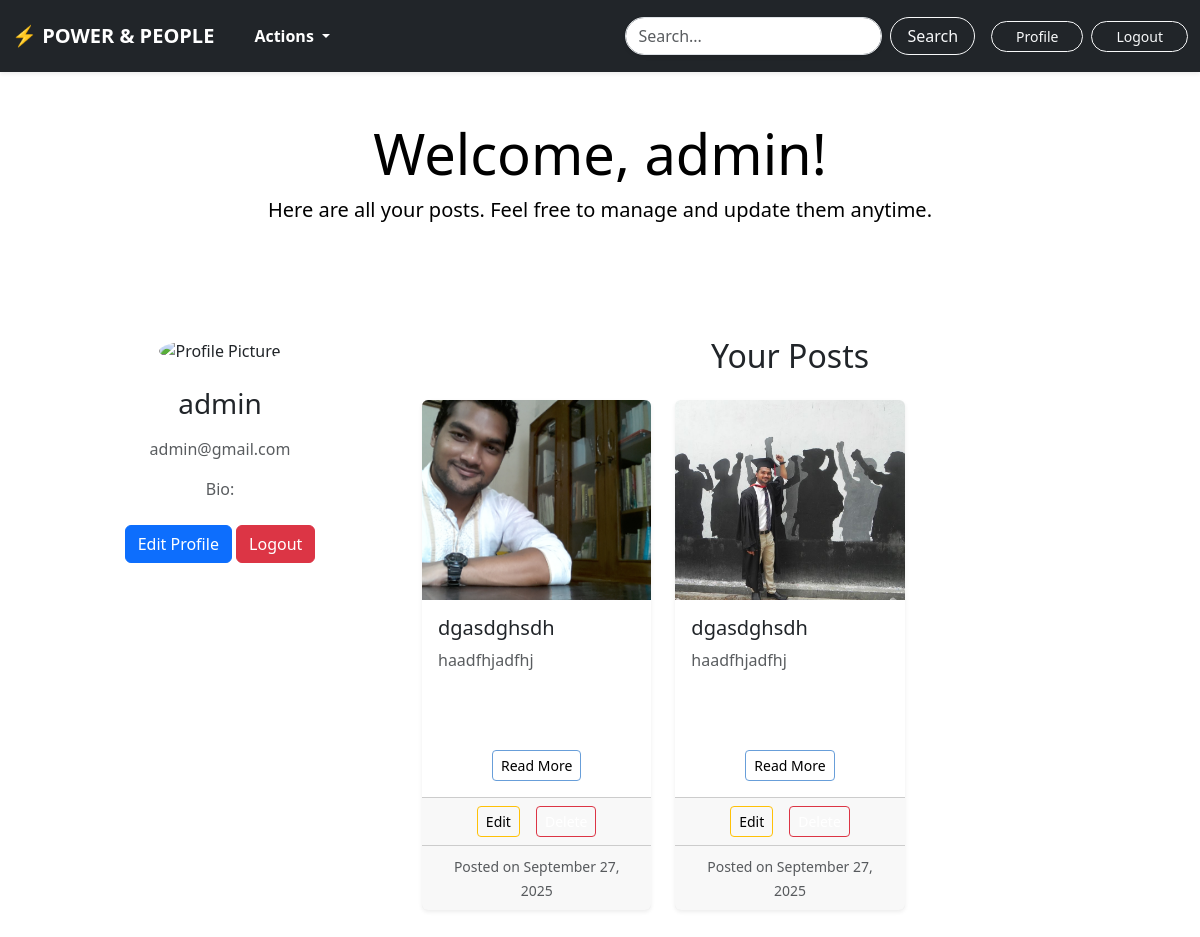
The app's page /author/profile/ (signed in) with its own data.
### posts/models.py (models this page shows, shortened)
class Post(models.Model):
    title = models.CharField(max_length=200)
    content = models.TextField()
    category = models.ManyToManyField(Category)
    author = models.ForeignKey(User, on_delete=models.CASCADE)
    image = models.ImageField(upload_to='posts/media/uploads/', null=True, blank=True)
    created_at = models.DateTimeField(auto_now_add=True)  # Automatically set when the post is created
    updated_at = models.DateTimeField(auto_now=True)  # Automatically update when the post is updated

### authors/views.py (the view)
# urls.py: path('profile/', views.profile, name = 'profile'),
@login_required
def profile(request):
    data = Post.objects.filter(author = request.user)
    return render(request, 'profile_form.html', {'data':data})

### authors/templates/profile_form.html (shortened to what this page needs)
{% extends 'base.html' %}
{% block content %}
<section class="py-5 text-center bg-gradient text-black" style="background: linear-gradient(to right, #00c6ff, #0072ff);">
  <div class="container">
    <h1 class="display-4 font-weight-bold">Welcome, {{ user.username }}!</h1>
    <p class="lead">Here are all your posts. Feel free to manage and update them anytime.</p>
  </div>
</section>
<div class="container my-5">
  <div class="row">
    <div class="col-md-4 text-center">
      <div class="mb-4">
        <img src="{{ user.profile_picture.url }}" alt="Profile Picture" class="rounded-circle" width="150" height="150">
      </div>
      <h3 class="mb-3">{{ user.username }}</h3>
      <p class="text-muted">{{ user.email }}</p>
      <p class="text-muted">Bio: {{ user.profile.bio }}</p>
      <div class="mt-4">
        <a href="{% url 'update_profile' %}" class="btn btn-primary">Edit Profile</a>
        <a href="{% url 'logout' %}" class="btn btn-danger ml-2">Logout</a>
      </div>
    </div>
    <div class="col-md-8">
      <h2 class="mb-4 text-center">Your Posts</h2>
      <div class="row">
        {% for post in data %}
        <div class="col-md-4 mb-4">
          <div class="card shadow-sm border-0 rounded-lg d-flex flex-column h-100">
            <img src="{{ post.image.url }}" class="card-img-top rounded-top" alt="Post Image" style="object-fit: cover; height: 200px;">
            <div class="card-body d-flex flex-column">
              <h5 class="card-title text-truncate" style="max-width: 100%">{{ post.title }}</h5>
              <p class="card-text text-muted" style="min-height: 70px;">{{ post.content|truncatewords:30 }}</p>
              <div class="d-flex justify-content-center mt-auto">
                <a href="#" class="btn btn-primary btn-sm mt-3 text-black"
   style="background-color: transparent; border: 1px solid #689ed9; transition: all 0.3s ease;"
   onmouseover="this.style.backgroundColor='#007bff'; this.style.color='white';"
   onmouseout="this.style.backgroundColor='transparent'; this.style.color='black';">
   Read More
</a>
              </div>
            </div>
            <div class="card-footer text-muted text-center d-flex justify-content-center align-items-center">
              <div class="d-flex gap-3">
                <a href="{% url 'edit_post' post.id %}" class="btn btn-warning btn-sm" style="background-color: transparent; border: 1px solid #ffc107; transition: all 0.3s ease;">Edit</a>
                <a href="{% url 'delete_post' post.id %}" class="btn btn-danger btn-sm" onclick="return confirm('Are you sure you want to delete this post?')" style="background-color: transparent; border: 1px solid #dc3545; transition: all 0.3s ease;">Delete</a>
              </div>
            </div>
            <div class="card-footer text-muted text-center">
              <small>Posted on {{ post.created_at|date:"F j, Y" }}</small>
            </div>
          </div>
        </div>
        {% empty %}
        <div class="col-12">
          <p class="text-center">You haven't posted anything yet. Start writing today!</p>
        </div>
        {% endfor %}
      </div>
    </div>
  </div>
</div>
{% endblock %}

### records on screen
Post: image (picture), title "dgasdghsdh", content "haadfhjadfhj", created_at "September 27, 2025"
Post: image (picture), title "dgasdghsdh", content "haadfhjadfhj", created_at "September 27, 2025"

### other values on screen
{{ user.username }} "admin"
{{ user.email }} "admin@gmail.com"
